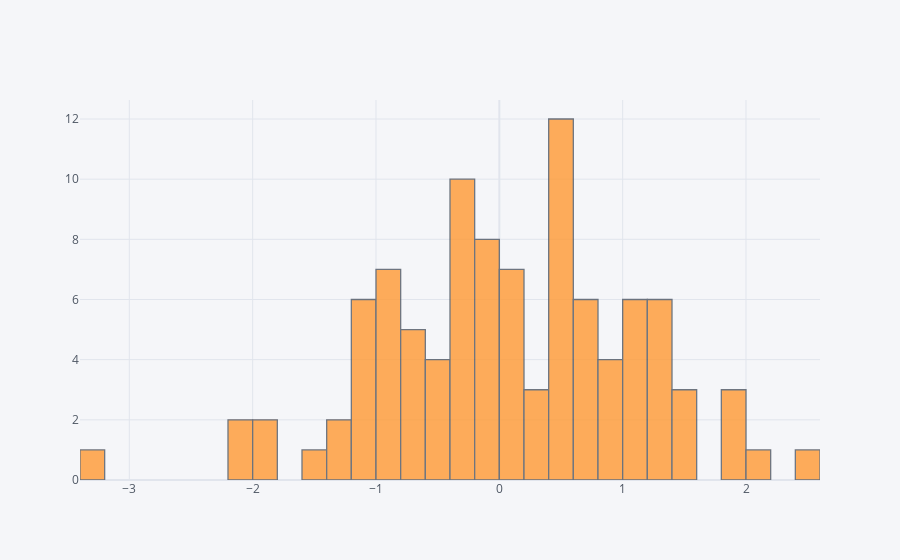

Notebook code for this chart:
### Code cell
df['A'].iplot(kind='hist',bins=30)

### Figure 1 — Plotly figure (JSON) as saved in the notebook; plotly's stock layout.template omitted (floating-point values rounded to 4 significant figures)
{"data": [{"histfunc": "count", "histnorm": "", "marker": {"color": "rgba(255, 153, 51, 1.0)", "line": {"color": "#4D5663", "width": 1.3}}, "name": "A", "nbinsx": 30, "opacity": 0.8, "orientation": "v", "type": "histogram", "x": [1.176, -0.1379, -1.892, -0.6354, 0.4782, 1.034, -0.08388, 0.1799, -0.2743, 0.3758, 0.1075, 0.947, 0.7377, -0.2203, -1.01, -1.59, 0.523, 0.7932, 0.0201, -2.024, 1.196, -0.1881, 1.48, -0.5644, 0.7174, -0.9859, 0.7975, 1.307, -0.6486, 0.5639, -2.16, -0.7312, 1.463, 1.577, 0.122, -0.2084, 0.1997, 1.815, 1.251, 0.8033, 0.4921, -0.8508, -1.184, 1.207, -0.714, 0.6538, 0.05679, 1.242, -0.00173, 1.922, 0.9767, -1.235, -3.365, 0.5093, -1.159, -1.844, -0.3055, -0.1284, -0.5044, -0.5182, -0.1784, -0.3179, 0.7889, 1.061, 1.125, 2.049, -0.3557, 0.5158, -0.0237, -0.2646, 0.3142, -0.8626, -0.3825, 1.345, -0.9906, 0.4877, 0.4081, -0.903, -0.9177, 0.9314, -1.032, -1.19, 1.301, 2.445, 1.15, -0.4188, -0.1924, -0.6414, -0.3457, 1.819, -1.175, -0.2424, 0.3644, 0.5101, -1.33, -0.8937, 0.4942, 0.4728, 0.5588, 0.1425]}], "layout": {"barmode": "overlay", "legend": {"bgcolor": "#F5F6F9", "font": {"color": "#4D5663"}}, "paper_bgcolor": "#F5F6F9", "plot_bgcolor": "#F5F6F9", "title": {"font": {"color": "#4D5663"}}, "xaxis": {"gridcolor": "#E1E5ED", "showgrid": true, "tickfont": {"color": "#4D5663"}, "title": {"font": {"color": "#4D5663"}, "text": ""}, "zerolinecolor": "#E1E5ED"}, "yaxis": {"gridcolor": "#E1E5ED", "showgrid": true, "tickfont": {"color": "#4D5663"}, "title": {"font": {"color": "#4D5663"}, "text": ""}, "zerolinecolor": "#E1E5ED"}}}
